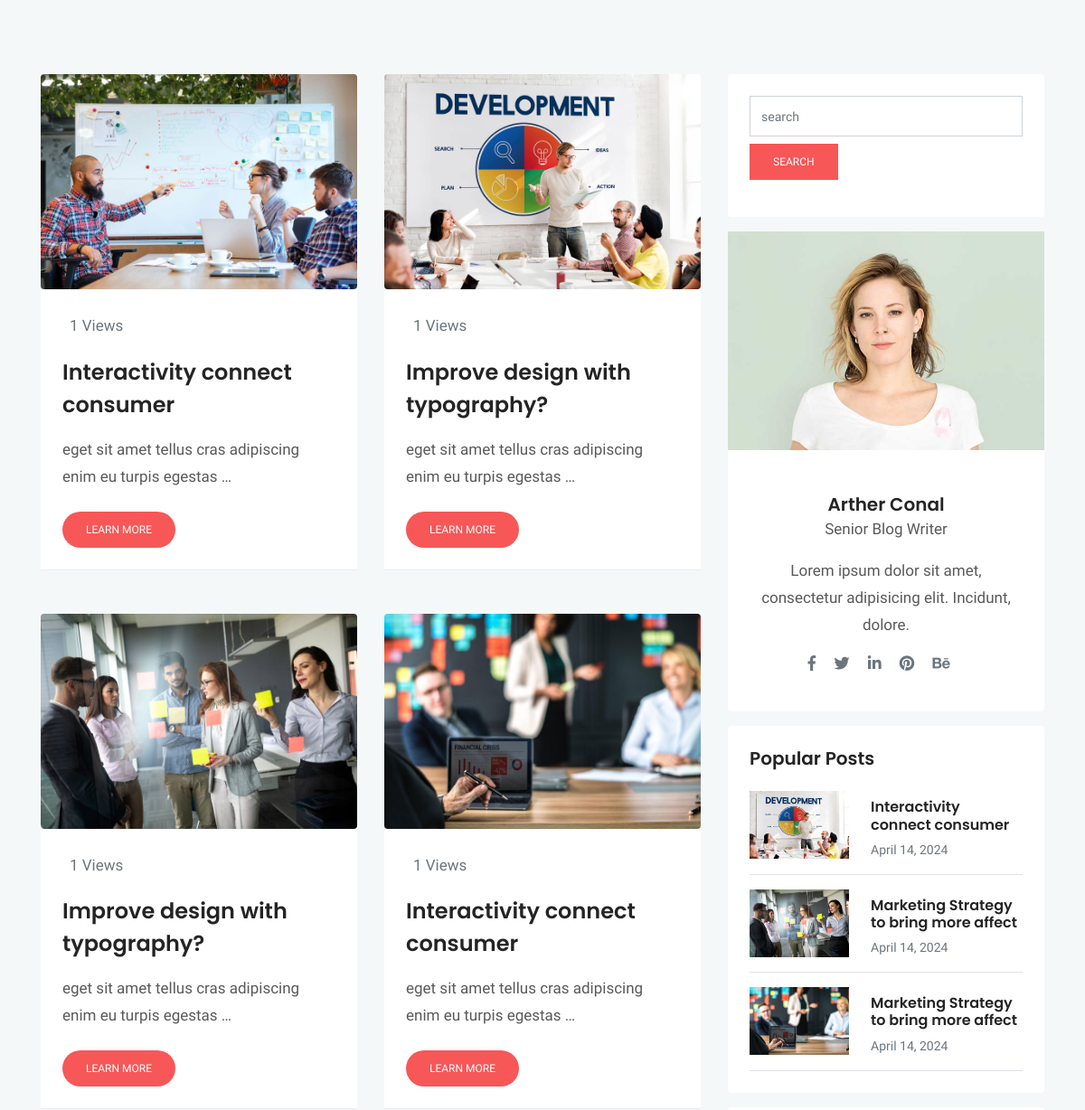
The page /blog/ (middle part) on the database as committed earlier.
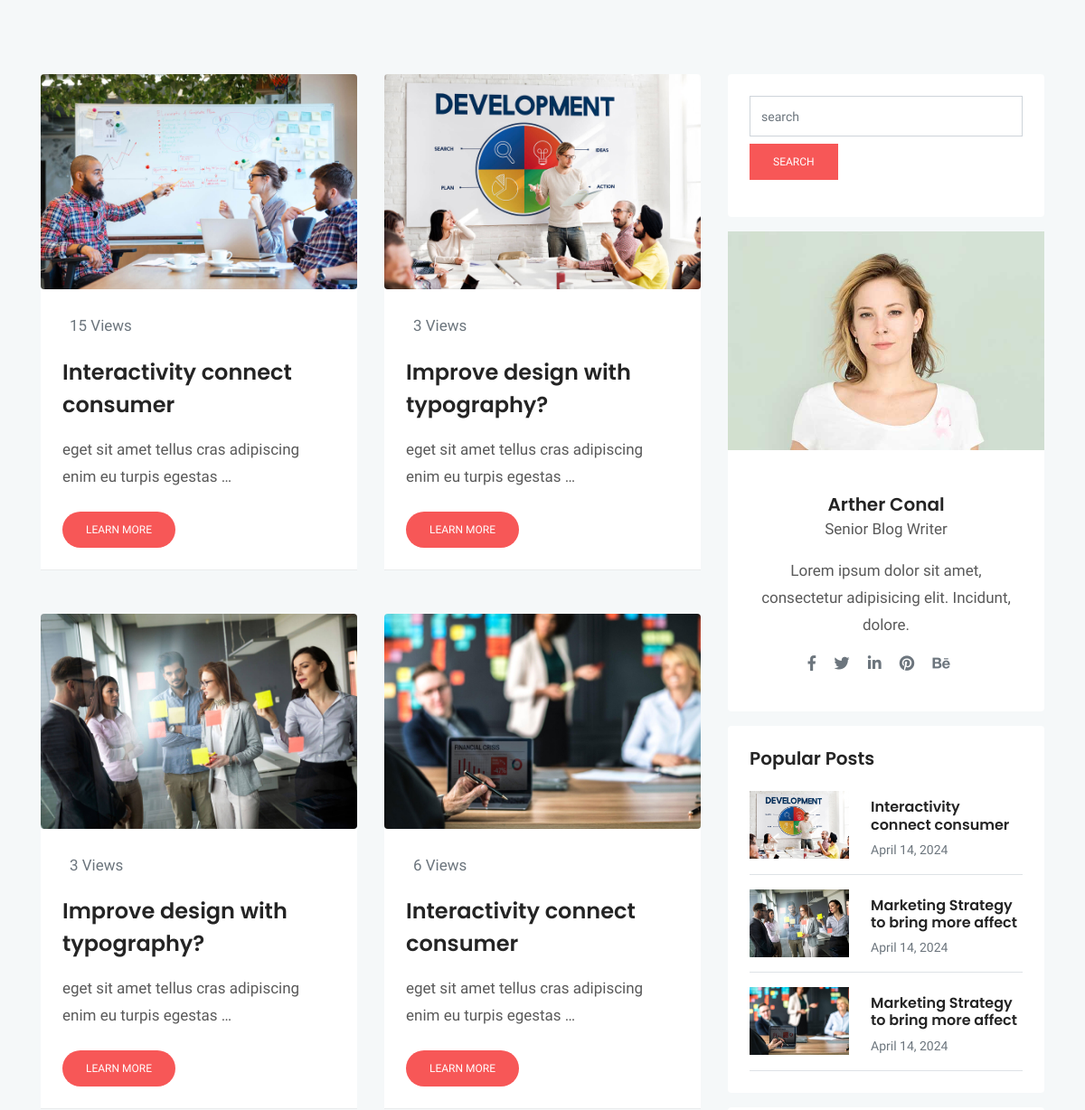
The same page on the database as committed later.
### blog/models.py (models this page shows, shortened)
class Post (models.Model) :
    image = models.ImageField(upload_to = 'blog/',default = 'blog/default.jpg')
    author = models.ForeignKey(User,on_delete=models.SET_NULL,null=True)
    title = models.CharField (max_length = 200)
    content = models.TextField ()
    tags = TaggableManager()
    category = models.ManyToManyField (Category)
    counted_view = models.IntegerField (default = 0)
    status = models.BooleanField (default = False)
    login_required = models.BooleanField (default = False)
    published_date = models.DateTimeField (null = True)
    created_date = models.DateTimeField (auto_now_add = True)
    update_date = models.DateTimeField (auto_now = True)
    class Meta:
        ordering = ['-created_date']

### blog/views.py (the view)
# urls.py: path('', blog_view, name="index"),
def blog_view(request, **kwargs) :
    posts = Post.objects.filter(status = 1, published_date__lte = timezone.now())
    if kwargs.get('cat_name') != None:
        posts = posts.filter(category__name=kwargs['cat_name'])
    if kwargs.get('author_username') != None:
        posts = posts.filter(author__username = kwargs['author_username'])
    if kwargs.get('tag_name') != None:
        posts = posts.filter(tags__name__in=[kwargs['tag_name']])
    posts = Paginator (posts,4)
    try:
        page_number = request.GET.get ('page')
        posts = posts.get_page(page_number)
    except PageNotAnInteger:
        posts = posts.get_page(1)
    except EmptyPage:
        posts = posts.get_page(1)
    context = {'posts': posts}
    return render(request, "blog/blog-sidebar.html", context)

### blog/models.py (called while the page is built)
    def __str__(self):
        return self.name

### blog/templatetags/blog_tags.py (called while the page is built)
@register.inclusion_tag('blog/popular-posts.html')
def latestposts(arg = 3) :
    posts = Post.objects.filter(status = 1).order_by('published_date')[:arg]
    return {'posts': posts}

@register.inclusion_tag('blog/post-categories.html')
def postcategories() :
    posts = Post.objects.filter(status = 1)
    categories = Category.objects.all()
    cat_dict = {}
    for name in categories :
        cat_dict[name]=posts.filter(category=name).count()
    return {'categories':cat_dict}

### templates/blog/blog-sidebar.html (shortened to what this page needs)
{% extends 'base.html' %}
{% load static %}
{% load blog_tags %}
{% block content %}
<!doctype html>
<html lang="en">
<head>
  <link rel="stylesheet" href="{% static 'plugins/bootstrap/css/bootstrap.min.css' %}">
  <link rel="stylesheet" href="{% static 'plugins/themify/css/themify-icons.css' %}">
  <link rel="stylesheet" href="{% static 'plugins/fontawesome/css/all.css' %}">
  <link rel="stylesheet" href="{% static 'plugins/magnific-popup/dist/magnific-popup.css' %}">
  <link rel="stylesheet" href="{% static 'plugins/slick-carousel/slick/slick.css' %}">
  <link rel="stylesheet" href="{% static 'plugins/slick-carousel/slick/slick-theme.css' %}">
  <link rel="stylesheet" href="{% static 'css/style.css' %}">
</head>
<body>
  <div class="main-wrapper ">
    <section class="section blog-wrap bg-gray">
      <div class="container">
        <div class="row">
          <div class="col-lg-8">
            <div class="row">
              {% for post in posts %}
              <div class="col-lg-6 col-md-6 mb-5">
                <div class="blog-item">
                  <img src="{{post.image.url}}" alt="" class="img-fluid rounded">
                  <div class="blog-item-content bg-white p-4">
                    <div class="blog-item-meta  py-1 px-2">
                      <span class="text-muted text-capitalize mr-3"></i>{{post.counted_view}} Views</span>
                    </div>
                    <h3 class="mt-3 mb-3"><a href="{% url 'blog:single' pid=post.id %}">{{post.title}}</a></h3>
                    <p class="mb-4">{{ post.content|truncatewords:10 }}</p>
                    <a href="{{post.id}}" class="btn btn-small btn-main btn-round-full">Learn More</a>
                  </div>
                </div>
              </div>
              {% endfor %}
            </div>
          </div>
          <div class="col-lg-4">
            <div class="sidebar-wrap">
              {% include 'blog/blog-search.html' %}
              {% include 'blog/blog-writer.html' %}
              {% latestposts 3 %}
              {% postcategories %}
            </div>
    </section>
</body>
</html>
{% endblock %}

Rows that differ between the two databases and show on the page:
changed Post (number 1 of 7 on the later page): counted_view "1" → "15"
changed Post (number 2 of 7 on the later page): counted_view "1" → "3"
changed Post (number 3 of 7 on the later page): counted_view "1" → "3"
changed Post (number 4 of 7 on the later page): counted_view "1" → "6"
